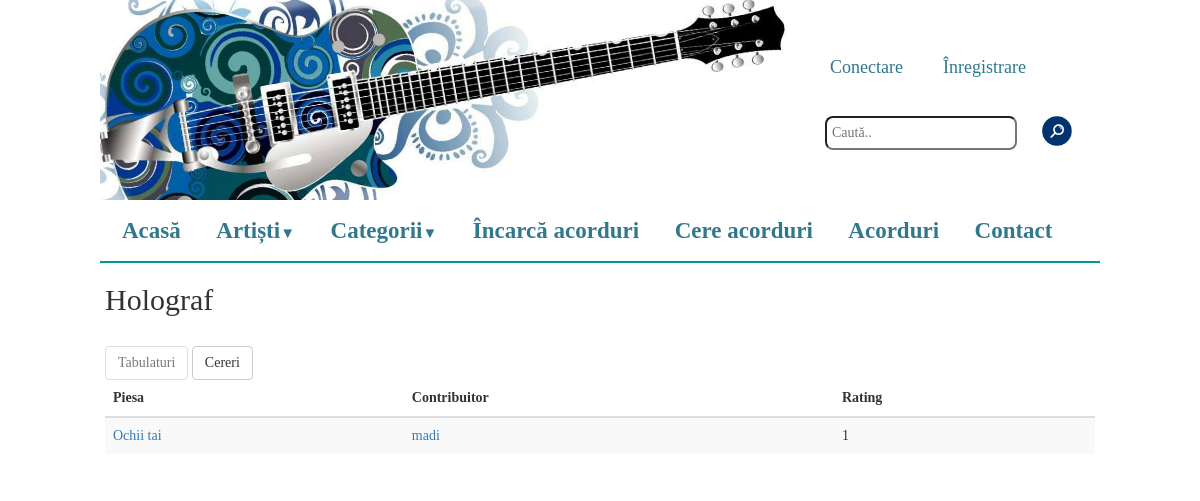
Page /index.php?artist=Holograf on the committed database.
### tables this page shows
CREATE TABLE IF NOT EXISTS `melodii` (
  `id` int(11) NOT NULL AUTO_INCREMENT,
  `artist` varchar(100) NOT NULL,
  `titlu` varchar(100) NOT NULL,
  `cale_tmp` varchar(200) DEFAULT NULL,
  `cale` varchar(200) DEFAULT NULL,
  `categorie` varchar(200) NOT NULL,
  `uploader` varchar(200) NOT NULL,
  `plus` int(11) NOT NULL,
  `minus` int(11) NOT NULL,
  `comments_path` varchar(200) NOT NULL,
  PRIMARY KEY (`id`)
);

### includes/functions.php (called while the page is built, shortened)
<?php
function get_songs_by_artist($artist) {
    $result = mysql_query("SELECT * FROM melodii WHERE artist='$artist' and cale is not NULL order by artist, titlu");
    $songs = array();
    while($p = mysql_fetch_array($result)){
        $songs[] = $p;
    }
    return $songs;
}
?>

### pages/display_tabs_by_artist.php (the view, shortened to what this page needs)
<?php
    if(isset($_GET['artist'])) {
        $artist = $_GET['artist'];
        print "<h2>".$artist."</h2><br>";
?>
<div class="switch">
    <input type="button" class="btn btn-default" value="Tabulaturi" id="display_tabs" onclick="switch_tabs_requests()" disabled="true">
    <input type="button" class="btn btn-default" value="Cereri" id="display_req" onclick="switch_tabs_requests()">
</div>
<div class="artist_tabs">
<?php
        $all_songs = get_songs_by_artist($artist);
        if (count($all_songs) == 0) {
?>
    <div id="error_tab" class='alert alert-info' style='display: block;font-size:17px;width:395px;margin-left:0px;margin-top:20px'>Ne pare rău. Nu există melodii ale acestui artist.</div>
<?php
        } else {
?>
    <table width="100%" id="tabs" class="table table-striped">
		<thead>
			<tr>
				<th>Piesa</th>
				<th>Contribuitor</th>
				<th>Rating</th>
			</tr>
		</thead>
		<tbody>
        <?php
            foreach ($all_songs as $sg){
        ?>
			<tr>
				<td><?php print "<a href=\"index.php?song=".$sg['id']."\">".$sg['titlu']."</a>";?></td>
				<td><a href="index.php?user_uploads=1&username=<?php echo $sg['uploader']; ?>"><?php print $sg['uploader'];?></a></td>
				<td><?php print $sg['plus']-$sg['minus'];?></td>
			</tr>
        <?php
            }
        ?>
		</tbody>
    </table>
<?php
    }
?>
</div>
<?php
    }
?>

### css/main.css (style rules this page uses)
* { margin: 0px; padding: 0px; }
body { overflow-x: hidden; font-family: "Palatino Linotype", "Book Antiqua", Palatino, serif; }

### rows in the picture
melodii: titlu "Ochii tai", uploader "madi", $sg['plus']-$sg['minus'] "1"

### other values in the picture
$artist "Holograf"
